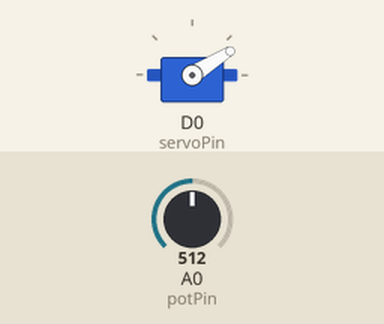
Bench run of a sketch on a simulated ESP8266 (NodeMCU). Parts: servo. The inputs (shaded band) are chosen by the test bench; at power-on: A0 (potPin) = 512.

Above: at 1.2 s.
1.3 s: A0 (potPin) set to 716
At 1.8 s:
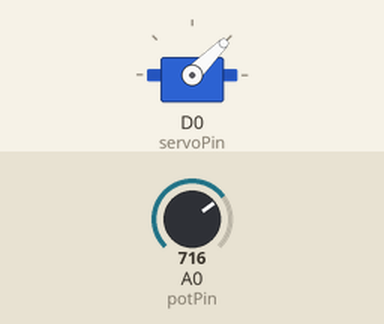
2.8 s: A0 (potPin) set to 1023
At 3.4 s:
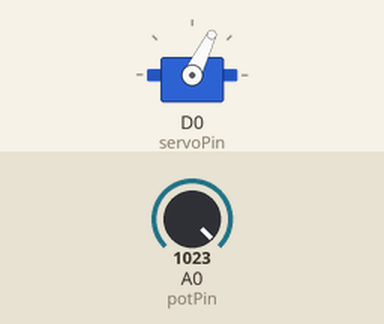
4.3 s: A0 (potPin) set to 306
At 5.5 s:
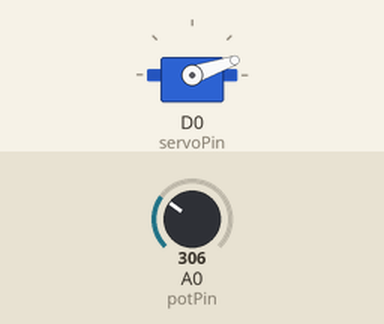
5.8 s: A0 (potPin) set to 511
At 6.7 s:
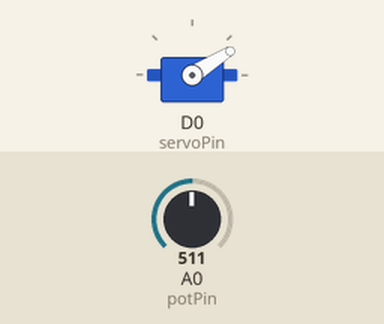
Timing chart, 0 to 8.3 s (numbered marks = the images above; inputs shaded):
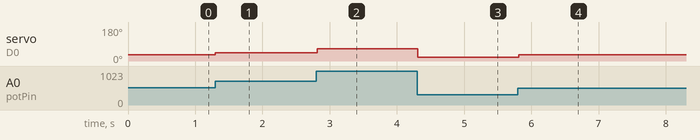

Measured:
- after the input at 1.3 s, servo on D0 (servoPin): 32° → 45° at once
- after the input at 2.8 s, servo on D0 (servoPin): 45° → 64° at once
- after the input at 4.3 s, servo on D0 (servoPin): 64° → 19° at once
- after the input at 5.8 s, servo on D0 (servoPin): 19° → 32° at once

The sketch:

zd1.ino
```cpp
#include <Servo.h>
Servo servo1;
int potPin = A0;
int servoPin = D0;
int valpot = 0;
int angleServo = 0;
void setup()
{
servo1.attach(servoPin,600,2600);
}
void loop()
{
valpot = analogRead(potPin);
angleServo=map(valpot,0,4095,0,255);

servo1.write(angleServo);
delay(15);
}
```
